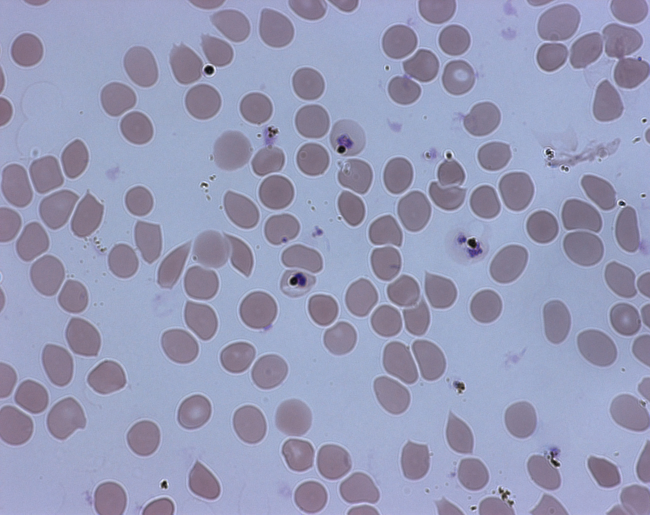
#> input picture images/001.jpg, 1300 x 1030 px (shown at 1/2 size)
$ python flood_fill_2.py ../images/001.jpg
#> lines starting #> are read from the running program, lines starting #| are printed output that depends on the picture; after the words box and inside, x2 and y2 are one past the last pixel; in counts of white or black regions, pixels touching at a corner belong together
### classifiers/masks.py
#!/usr/bin/env python
import sys,cv2
import numpy as np

def dark_purple(im):
	lower_dpurp = np.array([90,20,35])
	upper_dpurp = np.array([100,30,45])
	mask_purp = cv2.inRange(im,lower_dpurp,upper_dpurp)
	countP = cv2.countNonZero(mask_purp)
	return countP, mask_purp

def light_purple(im):
	lower_dpurp = np.array([128,52,90])
	upper_dpurp = np.array([140,65,110])
	mask_purp = cv2.inRange(im,lower_dpurp,upper_dpurp)
	countP = cv2.countNonZero(mask_purp)
	return countP, mask_purp

def mid_purple(im):
	lower_dpurp = np.array([117,48,60])
	upper_dpurp = np.array([128,58,75])
	mask_purp = cv2.inRange(im,lower_dpurp,upper_dpurp)
	countP = cv2.countNonZero(mask_purp)
	return countP, mask_purp

def mist_purple(im):
	lower_dpurp = np.array([115,70,112])
	upper_dpurp = np.array([130,82,92])
	mask_purp = cv2.inRange(im,lower_dpurp,upper_dpurp)
	countP = cv2.countNonZero(mask_purp)
	return countP, mask_purp
def black(im):
	lower_dpurp = np.array([10,10,10])
	upper_dpurp = np.array([25,25,25])
	mask_purp = cv2.inRange(im,lower_dpurp,upper_dpurp)
	countP = cv2.countNonZero(mask_purp)
	return countP, mask_purp
def off_white(im):
	lower_dpurp = np.array([160,160,165])
	upper_dpurp = np.array([172,172,177])
	mask_purp = cv2.inRange(im,lower_dpurp,upper_dpurp)
	countP = cv2.countNonZero(mask_purp)
	return countP, mask_purp

def get_all_masks(im):

	# im = cv2.imread(sys.argv[1])

	c1, mask1 = dark_purple(im)
	c2, mask2 = light_purple(im)
	c3, mask3 = mid_purple(im)
	c4, mask4 = mist_purple(im)
	c5, mask5 = black(im)
	c6, mask6 = off_white(im)

	mask7 = mask1 | mask2 | mask3 | mask4 | mask5 | mask6

	return c1+c2+c3+c4+c5+c6

# cv2.imshow("Batmans Rubber Mask", mask7)
# cv2.waitKey(0)

### segmentation_algos/flood_fill_2.py
#!/usr/bin/env python
import sys,cv2
import numpy as np
from random import randint
# import segTest4 as seglib
import masks

globY = 0
globX = 0
thres = None
colorThres = None
sys.setrecursionlimit(30000)
green = 0
red = 0
blue = 0

numOfPix = 0

biggestY = [0,None]
biggestX = [None,0]
lowestY = [256,None]
lowestX = [None,256]

def clearArrays():
	global biggestY
	global biggestX
	global lowestY
	global lowestX
	biggestY = [0,None]
	biggestX = [None,0]
	lowestY = [globY,None]
	lowestX = [None,globX]

def flood(y,x, oldC, newC):
	if(y >= globY or x >= globX):
		return
	if(y < 0 or x < 0):
		return
	if(thres[y,x] != oldC):
		return

	thres[y,x] = newC
	colorThres[y,x,0] = blue
	colorThres[y,x,1] = green
	colorThres[y,x,2] = red

	if(y > biggestY[0]):
		biggestY[0] = y
		biggestY[1] = x
	if(x > biggestX[1]):
		biggestX[0] = y
		biggestX[1] = x
	if(y < lowestY[0]):
		lowestY[0] = y
		lowestY[1] = x
	if(x < lowestX[1]):
		lowestX[0] = y
		lowestX[1] = x

	flood(y+1, x, oldC, newC)
	flood(y-1, x, oldC, newC)
	flood(y, x+1, oldC, newC)
	flood(y, x-1, oldC, newC)
	global numOfPix
	numOfPix += 1

def idCell(image):

	lower_gray = np.array([90,80,80])
	upper_gray = np.array([100,90,90])

	mask_gray = cv2.inRange(image,lower_gray,upper_gray)

	lower_purp = np.array([220,150,150])
	upper_purp = np.array([230,160,160])

	mask_purp = cv2.inRange(image,lower_purp,upper_purp)

	countG = cv2.countNonZero(mask_gray)
	countP = cv2.countNonZero(mask_purp)


	if(countG >1):
		## cv2.imshow("Hopeful",image)
		## cv2.waitKey(0)
		return True
	else:
		return False


fn = sys.argv[1]
im = cv2.imread(fn,0)
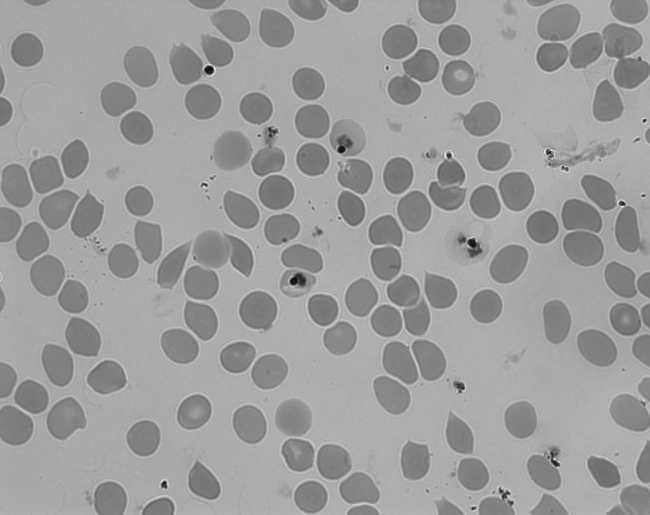
#> im: shape (1030, 1300) (shown at 1/2 size); min 10, max 255, mean 156.6
colorThres = cv2.imread(fn)
#> colorThres is the input picture: shape (1030, 1300, 3); mean B, G, R 183.8, 154.3, 150.9
colorThres2 = cv2.imread(fn)


# Reduce noise in image
blur = cv2.GaussianBlur(im,(5,5),0)

# Generate kernel for morphological functions.
kernel = np.ones((5,5), np.uint8)

dilation = cv2.dilate(blur,kernel,iterations = 1)
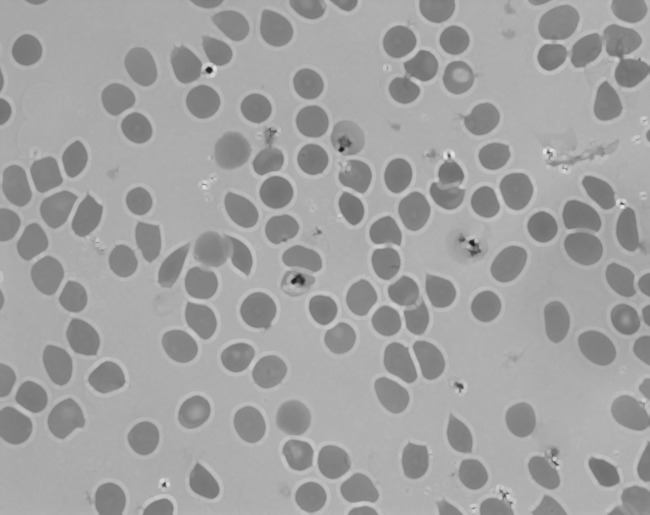
#> dilation: shape (1030, 1300) (shown at 1/2 size); min 22, max 226, mean 161.7

# cv2.imshow("Done", dilation)
# cv2.waitKey(0)

# Opening the image, erosion followed by dilation.
opening = cv2.morphologyEx(dilation, cv2.MORPH_OPEN, kernel)

# Get difference between erosion and dilation of image.
# Gradient will generate outline of image.
gradient = cv2.morphologyEx(opening, cv2.MORPH_GRADIENT, kernel)
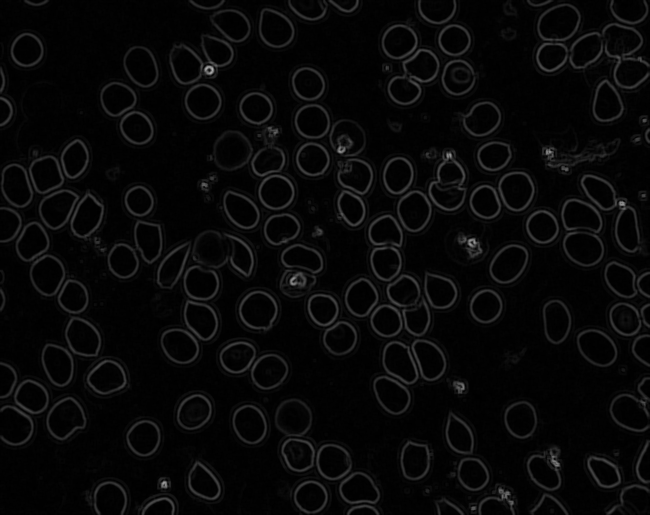
#> gradient: shape (1030, 1300) (shown at 1/2 size); min 0, max 181, mean 7.7
# cv2.imshow("Done", gradient)
# cv2.waitKey(0)

__, th1 = cv2.threshold(gradient,0,255,cv2.THRESH_BINARY+cv2.THRESH_OTSU)
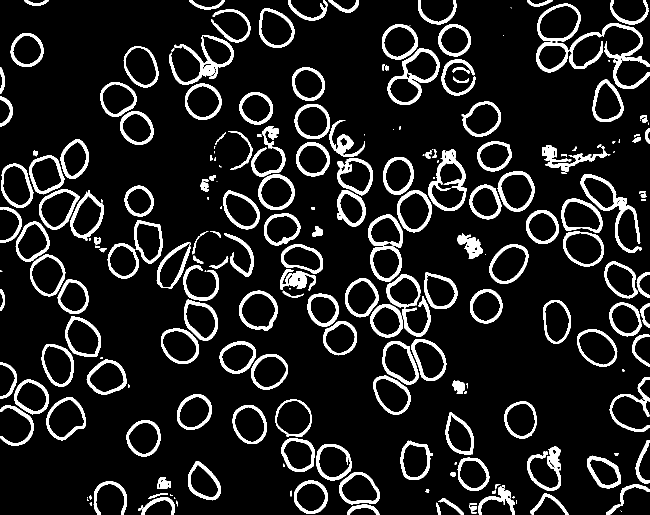
#> th1: shape (1030, 1300) (shown at 1/2 size); 11.5% white; 226 white regions (43 under 20 px), largest, box (x1, y1, x2, y2) and area: (1161, 349, 1284, 505) 2890, (339, 70, 468, 170) 2845, (857, 299, 934, 422) 2694
# cv2.imshow("Done", th1)
# cv2.waitKey(0)

# global thres
thres = th1

globY, globX = im.shape
#> globY = 1030; globX = 1300
# print(globY)
# print(globX)

ny ,nx = im.shape
#> ny = 1030; nx = 1300
globY, globX = im.shape
counter = 0

cutImages = []

for y in range(ny):
	for x in range(nx):
		if(thres[y,x] == 255):

			blue = randint(0,255)
			green = randint(0,255)
			red = randint(0,255)
			counter += 1
			flood(y,x,255,155)
			# [22 lines of commented-out code are left out]

			width = abs(lowestX[1] - biggestX[1])
			height = abs(lowestY[0] - biggestY[0])
			cutImage = im[lowestY[0]: lowestY[0] + height, lowestX[1]: lowestX[1] + width]
			cutImage2 = colorThres2[lowestY[0]: lowestY[0] + height, lowestX[1]: lowestX[1] + width]
			cutImages.append([cutImage,lowestY[0], lowestY[0]+height, lowestX[1], lowestX[1]+width])

			if(numOfPix > 200):
				full_mask = masks.get_all_masks(cutImage2)
				cv2.imshow("wow", cutImage2)
				cv2.waitKey(0)
				var = "   " + str(lowestX[1]) + " " + str(lowestY[0]) + " " + str(biggestX[1]) + " " + str(biggestY[0])
				print(var)
			# [4 lines of commented-out code are left out]
			numOfPix = 0
#> this loop made 1030 passes
#> pass 1, `cv2.imshow("wow", cutImage2)`:
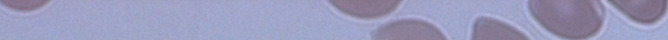
#> window 'wow': shape (40, 668, 3); mean B, G, R 186.9, 154, 153.5
#> pass 1, `cv2.imshow("wow", cutImage2)`:
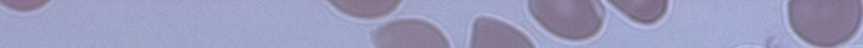
#> window 'wow': shape (48, 863, 3); mean B, G, R 187.9, 154.5, 153.6
#> pass 1, `cv2.imshow("wow", cutImage2)`:
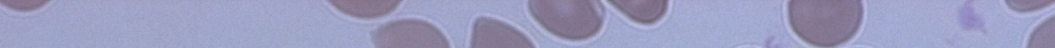
#> window 'wow': shape (48, 1055, 3); mean B, G, R 190.4, 156.1, 154.7

# cv2.imshow("Done", colorThres)
# cv2.waitKey(0)

# print(counter)

# print(biggestY) ## South
# print(biggestX) ## East
# print(lowestY) ## North
# print(lowestX) ## West


# avgH = 0
# avgW = 0
# avgCount = 0

# kms = seglib.kTrain(cutImages,False)
# for element in cutImages:
# 	XW = element[4]
# 	YH = element[2]
# 	Y = element[1]
# 	X = element[3]

# 	y1, x1 = element[0].shape

# 	res = seglib.predict(kms, y1, x1)

# 	if(y1 in range(45,105) or x1 in range(45,105)):
# 		# cv2.rectangle(colorThres2,(X,Y),(XW,YH),(0,255,0,3))
# 		# var = "   " + str(element[1]) + " " + str(element[2]) + " " + str(element[3]) + " " + str(element[4])
# 		# print(var)
# 		if(idCell(colorThres2[Y:Y+y1, X:X+x1])):
# 			var = "   " + str(element[1]) + " " + str(element[2]) + " " + str(element[3]) + " " + str(element[4])
# 			print(var)
# 			cv2.rectangle(colorThres2,(X,Y),(XW,YH),(0,255,0,3))

# 	# # if(res == 0):
# 	# 	# cv2.rectangle(colorThres2,(X,Y),(XW,YH),(0,255,0,3))
# 	# if(res == 1):
# 	# 	# cv2.rectangle(colorThres2,(X,Y),(XW,YH),(255,0,0,3))
# 	# 	# var = "   " + str(element[1]) + " " + str(element[2]) + " " + str(element[3]) + " " + str(element[4])
# 	# 	# print(var)
# 	# 	if(idCell(colorThres2[Y:Y+y1, X:X+x1])):
# 	# 		var = "   " + str(element[1]) + " " + str(element[2]) + " " + str(element[3]) + " " + str(element[4])
# 	# 		print(var)
# 	# 		cv2.rectangle(colorThres2,(X,Y),(XW,YH),(0,0,0))
# 	# if(res == 2):
# 	# 	# cv2.rectangle(colorThres2,(X,Y),(XW,YH),(0,0,255,3))
# 	# 	# var = "   " + str(element[1]) + " " + str(element[2]) + " " + str(element[3]) + " " + str(element[4])
# 	# 	# print(var)
# 	# 	if(idCell(colorThres2[Y:Y+y1, X:X+x1])):
# 	# 		var = "   " + str(element[1]) + " " + str(element[2]) + " " + str(element[3]) + " " + str(element[4])
# 	# 		print(var)
# 	# 		cv2.rectangle(colorThres2,(X,Y),(XW,YH),(0,0,0,3))
# 	# if(res == 3):
# 	# 	# cv2.rectangle(colorThres2,(X,Y),(XW,YH),(0,0,0,3))
# 	# 	# var = "   " + str(element[1]) + " " + str(element[2]) + " " + str(element[3]) + " " + str(element[4])
# 	# 	# print(var)
# 	# 	if(idCell(colorThres2[Y:Y+y1, X:X+x1])):
# 	# 		var = "   " + str(element[1]) + " " + str(element[2]) + " " + str(element[3]) + " " + str(element[4])
# 	# 		print(var)
# 	# 		cv2.rectangle(colorThres2,(X,Y),(XW,YH),(0,0,0))
# cv2.imshow("Done", colorThres2)
# cv2.waitKey(0)

# print(avgH / avgCount)
# print(avgW / avgCount)
